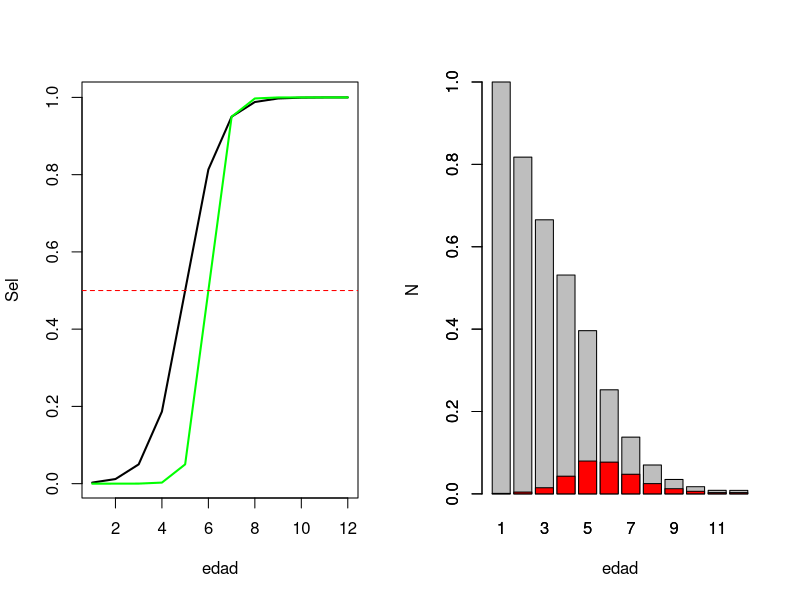

R code for this plot:
rm(list=ls()) # comando para limpiar


# Parametros biologicos
M=0.2
Tmax=12
A50=5
A95=7
Fref=2.5*M
R0=1
dtf=0.5
dts=0.8
Loo=150
k=0.15
t0=-0.5
aw=0.001
bw=3.0
A50m=6
A95m=7


# vectores biologicos
edad=seq(1,Tmax)
Ledad=Loo*(1-exp(-k*(edad-t0)))
wedad=aw*Ledad^bw
N=rep(0,Tmax)
Om=1/(1+exp(-log(19)*(edad-A50m)/(A95m-A50m)))
Sel=1/(1+exp(-log(19)*(edad-A50)/(A95-A50)))
F=Fref*Sel
Z=F+M

# dinámica
N[1]=R0

for (a in 2:Tmax){
  N[a]=N[a-1]*exp(-Z[a-1])
}

N[Tmax]=N[Tmax]/(1-exp(-Z[Tmax]))

C=F/Z*N*(1-exp(-Z))

par(mfrow = c(1, 2))

plot(edad,Sel,type="l",lwd=2)
lines(edad,Om,lwd=2,col="green")
abline(h=0.5,lty=2,col="red")

Y=sum(C*wedad)
BD=sum(N*wedad*Om*exp(-Z*dts))

barplot(N~edad)
barplot(C~edad, add = T,col = "red")

print(paste("YPR=", round(Y,2), "BPR=", round(BD,2)))









